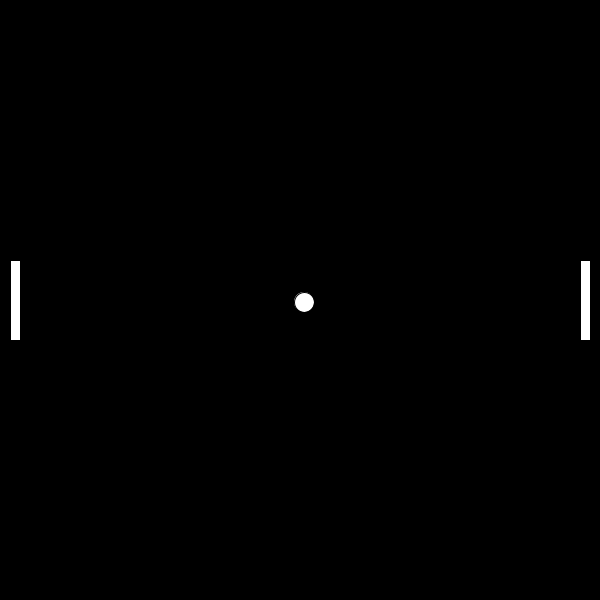
Frame 1 (no input)
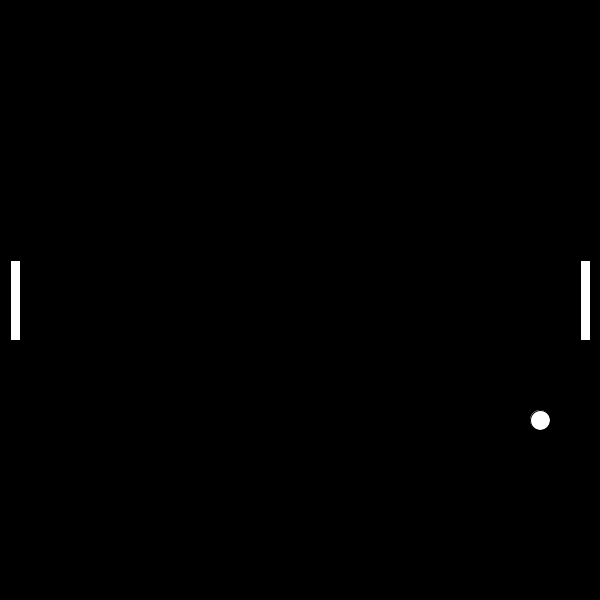
Frame 60 (the mouse pressed at the canvas centre just before this capture)
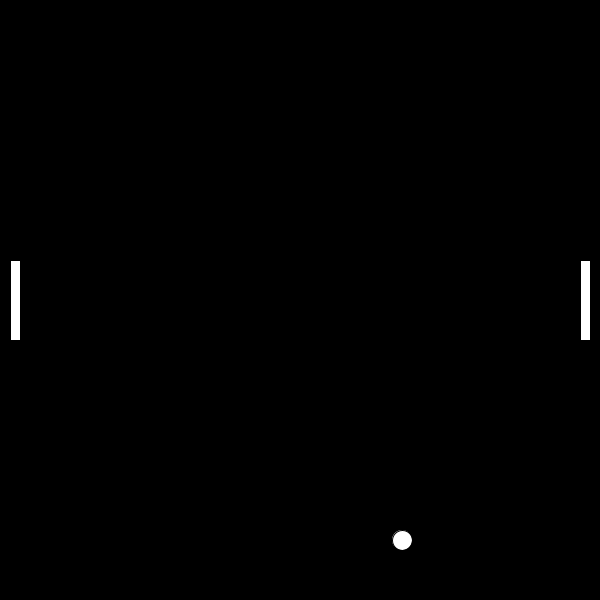
Frame 120 (the mouse held since frame 60 and released just before this capture)

The Processing sketch that drew these frames (run headless with seeded random() and noise(); from frame 60 on, the mouse is pressed at the canvas centre):

// Processing sketch: processing_164243
// ── processing_164243.pde

/* OpenProcessing Tweak of *@*http://www.openprocessing.org/sketch/163442*@* */
/* !do not delete the line above, required for linking your tweak if you upload again */
PVector ballPos = new PVector(0, 0);
PVector ballVel = new PVector(4, 2);
PVector paddleDim = new PVector(10, 80);


int p1x;
int p2x;

int p1y;
int p2y;

boolean p1u, p1d, p2u, p2d;


int lScore;
int rScore;

int paddleSpeed = 15;
int ballSize = 20;

void setup() {
  size(600, 600);

  //Initialize Score
  lScore = 0;
  rScore = 0;

  p1x = 15;
  p2x = width-15;

  p1y = height/2;
  p2y = height/2;

  ballPos.x = width/2;
  ballPos.y = height/2;

  rectMode(CENTER);
}


void draw() {
  background(0);

  movementLogic();
  collisionLogic();

  //draw ball
  ellipse(ballPos.x, ballPos.y, ballSize, ballSize);

  //draw paddles
  rect(15, p1y, paddleDim.x, paddleDim.y);
  rect(width-15, p2y, paddleDim.x, paddleDim.y);
}

void keyPressed() {
  //P1 Paddle movement
  if (key == 'w') {
    p1d= false;
    p1u = true;
  }

  if (key == 's') {
    p1u = false;
    p1d = true;
  }

  //P2 Paddle Movement
  // THX processing documentation

  if (key == CODED) {
    if (keyCode == UP) {
      p2d= false;
      p2u= true;
    }
  }

  if (key == CODED) {
    if (keyCode == DOWN) {
      p2u= false;
      p2d= true;
    }
  }
}


void keyReleased() {
  //P1 Paddle movement
  if (key == 'w') {
    p1u= false;
  }

  if (key == 's') {
    p1d = false;
  }

  //P2 Paddle Movement
  // THX processing documentation

  if (key == CODED) {
    if (keyCode == UP) {
      p2u= false;
    }
  }

  if (key == CODED) {
    if (keyCode == DOWN) {
      p2d= false;
    }
  }
}

void movementLogic() {
  ballPos.x += ballVel.x;
  ballPos.y += ballVel.y;

  if (p1u) p1y -= paddleSpeed;
  if (p1d) p1y += paddleSpeed;
  if (p2u) p2y -= paddleSpeed;
  if (p2d) p2y += paddleSpeed;
}

void collisionLogic() {

  if (ballPos.x >= width-ballSize/2)
  {
    ballPos.x = width-ballSize/2;
    ballVel.x *= -1;
  }

  if (ballPos.x <= ballSize/2)
  {
    ballPos.x = ballSize/2;
    ballVel.x *= -1;
  }

  if (ballPos.y > height-ballSize/2)
  {
    ballPos.y = height-ballSize/2;
    ballVel.y *= -1;
  }

  if (ballPos.y < ballSize/2)
  {
    ballPos.y = ballSize/2;
    ballVel.y *= -1;
  }

  //Left Paddle
  if (ballPos.x - ballSize/2 <= p1x+(paddleDim.x * .5 )
    && ballPos.y > p1y - (paddleDim.y * .5) - 8
    && ballPos.y < p1y + (paddleDim.y * .5) + 8) 
  {
    ballPos.x = 1 + ballSize/2 + (p1x+(paddleDim.x * .5 ));
    ballVel.x *= -1;
    
    fill(random(255));

  } 
  else {
    ballVel.x *= 1;
  }

  //Right Paddle
  if (ballPos.x + ballSize/2 >= p2x-(paddleDim.x * .5 )
    && ballPos.y > p2y - (paddleDim.y * .5) - 8
    && ballPos.y < p2y + (paddleDim.y * .5) + 8) 
  {
    ballPos.x = (p2x-(paddleDim.x * .5 ))- ballSize/2 - 1;
    ballVel.x *= -1;
    
    fill(random(255));
  } 
  else 
  {
    ballVel.x *= 1;
  }
}
